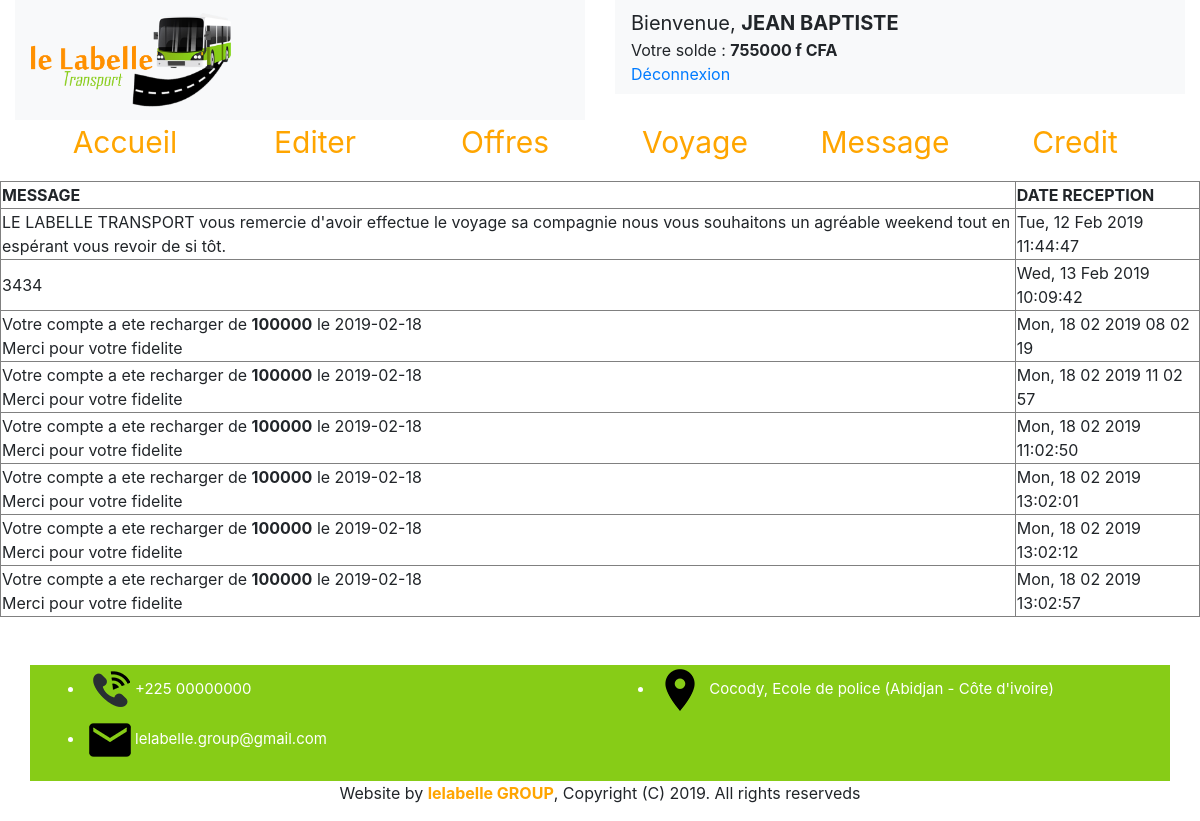
/voyageur.php (signed in), run on the app's committed database.
### tables this page shows
CREATE TABLE `user` (
  `iduser` int(11) NOT NULL,
  `nom` varchar(45) NOT NULL,
  `prenom` varchar(100) NOT NULL,
  `datenaiss` date NOT NULL,
  `sexe` varchar(45) NOT NULL,
  `solde` int(11) NOT NULL,
  `tel` varchar(45) DEFAULT NULL,
  `email` varchar(45) NOT NULL,
  `mdp` varchar(50) NOT NULL,
  `date_create` date NOT NULL
);

CREATE TABLE `message` (
  `idmsg` int(11) NOT NULL,
  `emetteur` varchar(50) NOT NULL,
  `recepteur` varchar(50) NOT NULL,
  `objet` varchar(50) NOT NULL,
  `sms` text NOT NULL,
  `dateposte` varchar(25) NOT NULL,
  `statut` int(11) NOT NULL,
  `usertel` varchar(20) NOT NULL
);

### voyageur.php (the view, shortened to what this page needs)
<!DOCTYPE html>
<html lang="en" dir="ltr">
  <head>
  </head>
  <body>
    <?php
      include 'config/header1.php';
      include './config/config.php';
      $tel = $_SESSION['telephone'];
      $sql= mysqli_query($conn,"SELECT* FROM message WHERE statut=0 or usertel=$tel");
    if ($sql) {
     echo'<table border="1">';
     echo'<tr><td><B>MESSAGE</B></td><td><B>DATE RECEPTION</B></td></tr>';
     while($tbmsg = mysqli_fetch_assoc($sql)) {
        $sms = $tbmsg['sms'];
        $dateposte = $tbmsg['dateposte'];
        echo'<tr><td>'.$sms.'</td><td>'.$dateposte.' </td></tr>';
     }
     echo'</table>';
    }
    ?>
<br><br>
    <?php include './config/footer.php'; ?>
  </body>
</html>

### config/header1.php (shortened to what this page needs)
<!DOCTYPE html>
<html lang="en">
<head>
    <link rel="stylesheet" href="css/header1.css">
    <link rel="stylesheet" href="css/bootstrap.css">
</head>
<body>
<div class="container-fluid">
    <div class="row">
        <div class="col-md-6">
        <nav class="navbar navbar-expand-md bg-light">
        <a class="navbar-brand" href="#">
            <img src="images/lelabelle.png" alt="logo" style="width:200px;">
         </a>
        </nav>
        </div>
        <div class="col-md-6 ">
        <nav class="navbar navbar-expand-md bg-light">
          <?php if(isset($_SESSION['logged_in'])): ?>
            <nav >
            <span id="login">
                Bienvenue, <?php echo "<strong>".$_SESSION['prenom']."</strong>"; ?>
            </span> <br>
            <span class="login">
                Votre solde :   <?php
                  include 'config/config.php';
                          $iduser =$_SESSION['logged_id'];
                          $query = "SELECT * FROM user WHERE iduser='$iduser' ";
                            $results = mysqli_query($conn,$query);
                            if (mysqli_num_rows($results) == 1) {
                              $array = $results -> fetch_assoc();
                              $solde = $array['solde'];
                              echo "<strong>".$solde." f CFA </strong>";
                            }
                  ?>
            </span id="login"> <br>
            <span style='color:orange'>
                <a href="users.php?logout='true'">Déconnexion</a>
            </span>
            </nav>
            <?php endif ?>
        </div>
    </div>
</div>
<div class="container menu">
    <div class="row">
        <div class="col-md-2">
            <a href="users.php">Accueil</a>
        </div>
        <div class="col-md-2">
            <a href="profile.php">Editer</a>
        </div>
        <div class="col-md-2">
            <a href="offres.php">Offres</a>
        </div>
        <div class="col-md-2">
            <a href="voyage.php">Voyage</a>
        </div>
         <div class="col-md-2">
            <a href="message.php">Message</a>
        </div>
        <div class="col-md-2">
            <a href="recharger.php">Credit</a>
        </div>
    </div>
</div>
</body>
</html>

### css/header1.css (style rules this page uses)
html,body { margin: 0; font-family: 'Agency FB', 'Arial Narrow', Arial, sans-serif; }
.menu { font-size: 30px; text-align: center; text-decoration: none; }
.menu a { color: orange; }
#login { font-size: 20px; text-align: right; }

### data on the page
user: solde "755000"
message: sms "LE LABELLE TRANSPORT vous remercie d'avoir effectue le voyage sa compagnie nous vous souhaitons un agréable weekend tout en espérant vous revoir de si tôt.", dateposte "Tue, 12 Feb 2019 11:44:47"
message: sms "3434", dateposte "Wed, 13 Feb 2019 10:09:42"
message: sms "Votre compte a ete recharger de 100000 le 2019-02-18 Merci pour votre fidelite", dateposte "Mon, 18 02 2019 08 02 19"
message: sms "Votre compte a ete recharger de 100000 le 2019-02-18 Merci pour votre fidelite", dateposte "Mon, 18 02 2019 11 02 57"
message: sms "Votre compte a ete recharger de 100000 le 2019-02-18 Merci pour votre fidelite", dateposte "Mon, 18 02 2019 11:02:50"
message: sms "Votre compte a ete recharger de 100000 le 2019-02-18 Merci pour votre fidelite", dateposte "Mon, 18 02 2019 13:02:01"
message: sms "Votre compte a ete recharger de 100000 le 2019-02-18 Merci pour votre fidelite", dateposte "Mon, 18 02 2019 13:02:12"
message: sms "Votre compte a ete recharger de 100000 le 2019-02-18 Merci pour votre fidelite", dateposte "Mon, 18 02 2019 13:02:57"

### other printed values
$_SESSION['prenom'] "JEAN BAPTISTE"
